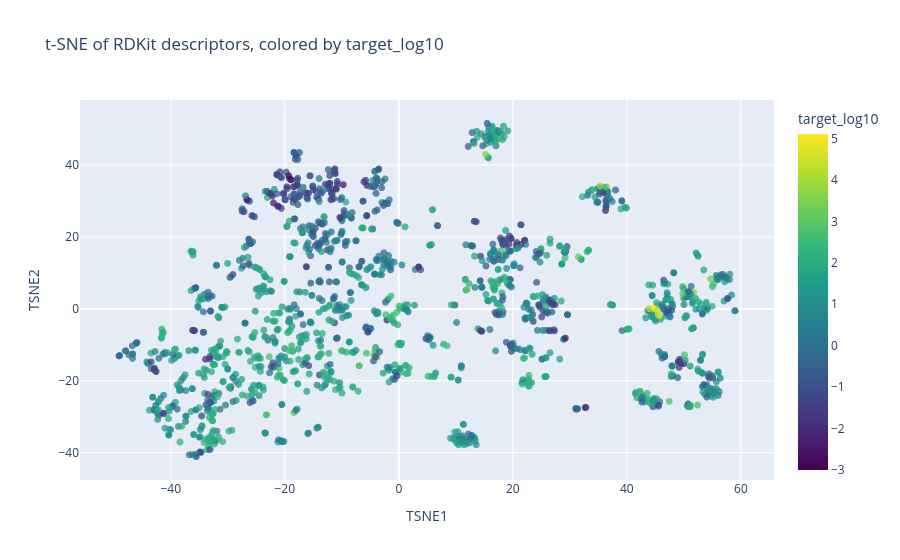

This figure's notebook cell:
### Code cell
from sklearn.manifold import TSNE
from sklearn.preprocessing import StandardScaler

TSNE_SAMPLE_SIZE = min(1500, len(X))
tsne_indices = molecule_df.sample(n=TSNE_SAMPLE_SIZE, random_state=RANDOM_STATE).index
tsne_imputer = SimpleImputer(strategy="median")
X_tsne = tsne_imputer.fit_transform(X.loc[tsne_indices])
X_tsne = StandardScaler().fit_transform(X_tsne)
tsne_embedding = TSNE(
    n_components=2,
    perplexity=30,
    init="pca",
    learning_rate="auto",
    random_state=RANDOM_STATE,
).fit_transform(X_tsne)

tsne_plot_df = molecule_df.loc[tsne_indices, [MOLECULE_ID, TARGET]].copy()
tsne_plot_df["TSNE1"] = tsne_embedding[:, 0]
tsne_plot_df["TSNE2"] = tsne_embedding[:, 1]

tsne_fig = px.scatter(
    tsne_plot_df,
    x="TSNE1",
    y="TSNE2",
    color=TARGET,
    hover_name=MOLECULE_ID,
    hover_data=[TARGET],
    color_continuous_scale="Viridis",
    title=f"t-SNE of RDKit descriptors, colored by {TARGET}",
)
tsne_fig.update_traces(marker={"size": 7, "opacity": 0.75})
tsne_fig.show()

### Figure 1 — Plotly figure (JSON) as saved in the notebook; plotly's stock layout.template omitted (floating-point values rounded to 4 significant figures; data arrays with more than 128 entries replaced by an {"elided": "..."} marker saying what was removed)
{"data": [{"customdata": {"elided": "1500x1 float values"}, "hovertemplate": "<b>%{hovertext}</b><br><br>TSNE1=%{x}<br>TSNE2=%{y}<br>target_log10=%{marker.color}<extra></extra>", "hovertext": {"elided": "1500 str values"}, "legendgroup": "", "marker": {"color": {"elided": "1500 float values"}, "coloraxis": "coloraxis", "opacity": 0.75, "size": 7, "symbol": "circle"}, "mode": "markers", "name": "", "showlegend": false, "type": "scattergl", "x": {"elided": "1500 float values"}, "xaxis": "x", "y": {"elided": "1500 float values"}, "yaxis": "y"}], "layout": {"coloraxis": {"autocolorscale": false, "colorbar": {"title": {"text": "target_log10"}}, "colorscale": [[0, "#440154"], [0.1111, "#482878"], [0.2222, "#3e4989"], [0.3333, "#31688e"], [0.4444, "#26828e"], [0.5556, "#1f9e89"], [0.6667, "#35b779"], [0.7778, "#6ece58"], [0.8889, "#b5de2b"], [1, "#fde725"]]}, "legend": {"tracegroupgap": 0}, "title": {"text": "t-SNE of RDKit descriptors, colored by target_log10"}, "xaxis": {"anchor": "y", "domain": [0, 1], "title": {"text": "TSNE1"}}, "yaxis": {"anchor": "x", "domain": [0, 1], "title": {"text": "TSNE2"}}}}
